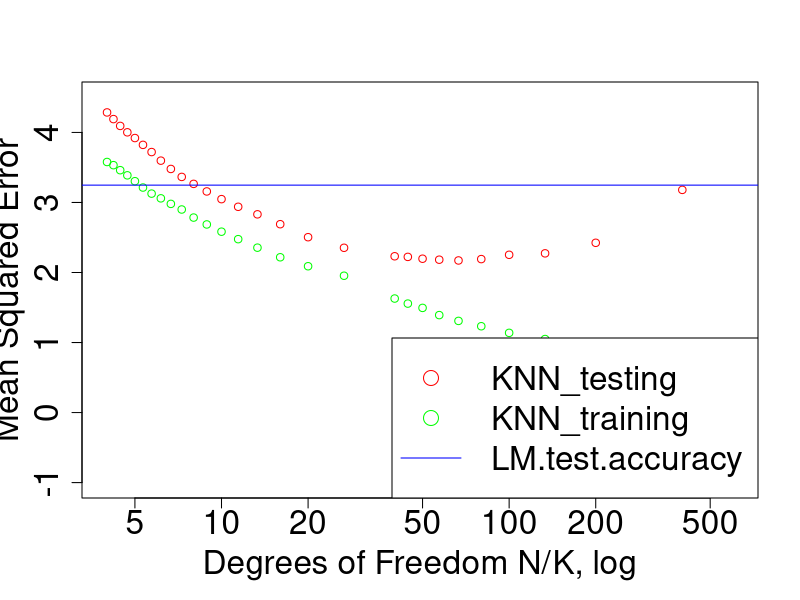

The R source for this figure:
## ---- chunk 1
  knitr::opts_chunk$set(include = FALSE)  # TRUE for solution; FALSE for questions set
  knitr::opts_chunk$set(echo = TRUE)
  knitr::opts_chunk$set(message = FALSE)
  knitr::opts_chunk$set(warning = FALSE)
  knitr::opts_chunk$set(fig.height = 6, fig.width = 8, out.width = '50%', fig.align = "center")
  options(width = 90)
## ---- chunk 2
rm(list = ls(all = TRUE))

list.of.packages <- c("knitr","MASS")
new.packages <- list.of.packages[!(list.of.packages %in% installed.packages()[,"Package"])]
if(length(new.packages)) install.packages(new.packages)

## ---- chunk 3

myknn = function(xtest, xtrain, ytrain, k){
  
  # calculate the l2 norm between two points with vector distance in the matrix operation.
  #   dist ^ 2 = |Vector a - Vector b| ^ 2 
  # = |Vector a ^ 2 + Vector b ^ 2 - 2 * Vector a * Vector b|
  dist_mat = t(apply(matrix(rowSums(xtest ^ 2)),1,function(x) x +
    t(matrix(rowSums(xtrain ^ 2))))) - 2 * xtest %*% t(xtrain)
  
  
  if(k == 1){
    k.top = t(t(apply(dist_mat,1,order)[1:k,]))
  } else {
    k.top = t(apply(dist_mat,1,order)[1:k,])
  }
  
  prediction = apply(k.top, 1, function(x) mean(Y[x[1:length(x)]]))
  
  prediction
}

## ---- chunk 4

# The covariance matrix
j = c(seq(1,5,1))
c = 0.5 ^ abs(1-j)
for (i in 2:5){
     c = rbind(c,0.5 ^ abs(i-j))
}

#mu
mu = c(1,2,3,4,5)

#Set seed
set.seed(1)

#generate numbers
library(MASS)
obs = mvrnorm(1000, mu=mu, Sigma = c)
epsilon = rnorm(1000)
Y = obs[,1] + obs[,2] + (obs[,3] - 2.5) ^ 2 + epsilon
data = cbind(obs,Y)
colnames(data) = c("X1","X2","X3","X4","X5","Y")
head(data.frame(data),3)

## ---- chunk 5
#Generate Training/Testing Data
Training = data[1:400,]
Testing = data[401:1000,]

# Prediction to k = 5
prediction = myknn(Testing[,1:5], Training[,1:5], Training[,6], k = 5)

# Accuracy to k = 5
accuracy = 1/dim(Testing)[1] * sum((prediction - Testing[,"Y"])^2)

# Make an accuracy function to be applied to batch process with different k values
getAccuracy = function(trainset,testset,k){

  prediction = myknn(testset[,1:5], trainset[,1:5], trainset[,6], k)
  
  accuracy = 1/dim(testset)[1] * sum((prediction - testset[,6])^2)
  
  accuracy
}
## ---- chunk 6
# Linear model from training model
# The instructors want it to be linear combination only, no I(X^2) term
model = lm(Y ~ ., data = as.data.frame(Training))
lm.test.accuracy = sum((predict(model,as.data.frame(Testing[,1:5])) -
      Testing[,6]) ^ 2) / length(Testing[,6])

# The k matrix
k.matrix = matrix(c(1:10, seq(15,100,5)))

# The train/test accuracy
accuracy.vector.train = apply(k.matrix, 1, getAccuracy, trainset = Training, testset = Training)
accuracy.vector.test = apply(k.matrix, 1, getAccuracy, trainset = Training, testset = Testing)

# Figure
# Plot the accuracy with log scale in x-axis
plot(dim(Training)[1]/as.vector(k.matrix), log = "x", xlim = c(4,600), ylim = c(-1.0,4.5), 
type="n", xlab="Degrees of Freedom N/K, log", ylab="Mean Squared Error", 
cex.lab = 2, cex.axis = 2)
points(dim(Training)[1]/as.vector(k.matrix), accuracy.vector.test, col="red", cex = 1)
points(dim(Training)[1]/as.vector(k.matrix), accuracy.vector.train, col="green", cex = 1)
abline(h = lm.test.accuracy, cex = 4, col = "blue")
legend("bottomright", pch = c(1,1,NA), cex = 2, col = c("red","green", "blue"),
legend = c("KNN_testing", "KNN_training", "LM.test.accuracy"), xjust = 1, lty = c(NA,NA,1), 
y.intersp = 1,x.intersp = 1)


## ---- chunk 7
# Learning Rate
delta = 0.1
# The maximum value of the final parameter change
eps.lr = 10^-6


# Gradient Descent Function

mylm_g = function(x, y, delta, epsilon, maxitr){
  beta = rep(0,dim(x)[2])
  for (i in 1:maxitr){
    gradient = (t(x) %*% (x %*% beta - y)) / length(y)
    if(sqrt(sum((gradient*delta) ^ 2)) < epsilon){
      break
    }
    beta = beta - delta * gradient
  }
  beta
}


## ---- chunk 8
  library(mlbench)
  data(BostonHousing2)
  X = BostonHousing2[, !(colnames(BostonHousing2) %in% c("medv", "town", "tract", "cmedv"))]
  X = data.matrix(X)
  X = scale(X)
  Y = as.vector(scale(BostonHousing2$cmedv))
## ---- chunk 9
# Achieve the data
library(mlbench)
data(BostonHousing2)
X = BostonHousing2[, !(colnames(BostonHousing2) %in% c("medv", "town", "tract", "cmedv"))]
X = data.matrix(X)
X = scale(X)
Y = as.vector(scale(BostonHousing2$cmedv))

# Use my gradient descent model to calculate the coefficient
# Learning rate is 0.1, Epsilon is 10^-6
# Experiment to maxitr on 100, 1000, 10000, 100000 
old = Sys.time()
BH.coefficient_100 = mylm_g(X,Y,delta,eps.lr,100)
BH.coefficient_1000 = mylm_g(X,Y,delta,eps.lr,1000)
BH.coefficient_10000 = mylm_g(X,Y,delta,eps.lr,10000)
BH.coefficient_100000 = mylm_g(X,Y,delta,eps.lr,100000)
time.diff = as.double(Sys.time() - old)

# Generate the model with lm(), show the coefficient
BH.model = lm(formula = Y ~ ., data = as.data.frame(cbind(X, Y)))
BH.model.LM = as.matrix(BH.model$coefficients)



library(knitr)
mix = cbind(BH.coefficient_100[1:15,],BH.coefficient_1000[1:15,],
BH.coefficient_10000[1:15,],BH.coefficient_100000[1:15,],BH.model.LM[2:16,])
colnames(mix) = c("100","1000","10000","100000","lm")
kable(mix, caption = "Coefficients Comparison between Different Iteration and lm()")
## ---- chunk 10
  library(mlbench)
  data(BostonHousing2)
  X1 = BostonHousing2[, !(colnames(BostonHousing2) %in% c("medv", "town", "tract", "cmedv"))]
  X1 = data.matrix(X1)
  Y1 = as.vector(BostonHousing2$cmedv)
## ---- chunk 11
beta_unscaled_lm = lm(Y1~X1)$coef[2:16]
beta_scaled = BH.model.LM
## ---- chunk 12
sigma_X1 = apply(X1,2,sd)
sigma_Y1 = sd(Y1)
## ---- chunk 13

beta_unscaled = beta_scaled[2:16] * sigma_Y1 / sigma_X1
kable(cbind(beta_unscaled,beta_unscaled_lm))

